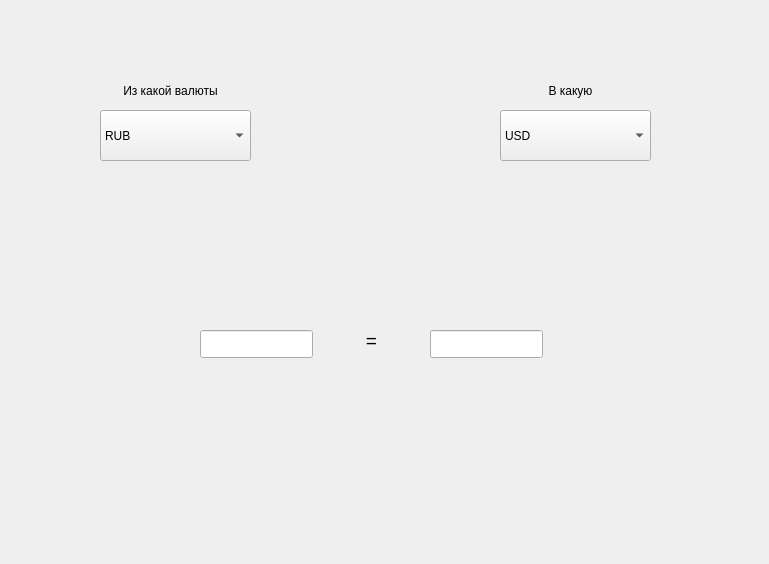
<?xml version="1.0" encoding="UTF-8"?>
<ui version="4.0">
 <class>CurrencyConvert</class>
 <widget class="QWidget" name="CurrencyConvert">
  <property name="geometry">
   <rect>
    <x>0</x>
    <y>0</y>
    <width>769</width>
    <height>564</height>
   </rect>
  </property>
  <property name="windowTitle">
   <string>Currency converter</string>
  </property>
  <widget class="QComboBox" name="FromCurrencyComboBox">
   <property name="geometry">
    <rect>
     <x>100</x>
     <y>110</y>
     <width>151</width>
     <height>51</height>
    </rect>
   </property>
   <item>
    <property name="text">
     <string>RUB</string>
    </property>
   </item>
   <item>
    <property name="text">
     <string>USD</string>
    </property>
   </item>
   <item>
    <property name="text">
     <string>CNY</string>
    </property>
   </item>
  </widget>
  <widget class="QLabel" name="FromCurrencyLabel">
   <property name="geometry">
    <rect>
     <x>100</x>
     <y>80</y>
     <width>141</width>
     <height>21</height>
    </rect>
   </property>
   <property name="text">
    <string>Из какой валюты</string>
   </property>
   <property name="alignment">
    <set>Qt::AlignmentFlag::AlignCenter</set>
   </property>
  </widget>
  <widget class="QLabel" name="InCurrencyLabel">
   <property name="geometry">
    <rect>
     <x>500</x>
     <y>80</y>
     <width>141</width>
     <height>21</height>
    </rect>
   </property>
   <property name="text">
    <string>В какую</string>
   </property>
   <property name="alignment">
    <set>Qt::AlignmentFlag::AlignCenter</set>
   </property>
  </widget>
  <widget class="QComboBox" name="InCurrencyComboBox">
   <property name="geometry">
    <rect>
     <x>500</x>
     <y>110</y>
     <width>151</width>
     <height>51</height>
    </rect>
   </property>
   <item>
    <property name="text">
     <string>USD</string>
    </property>
   </item>
   <item>
    <property name="text">
     <string>RUB</string>
    </property>
   </item>
   <item>
    <property name="text">
     <string>CNY</string>
    </property>
   </item>
  </widget>
  <widget class="QLineEdit" name="FromCurrency">
   <property name="geometry">
    <rect>
     <x>200</x>
     <y>330</y>
     <width>113</width>
     <height>28</height>
    </rect>
   </property>
  </widget>
  <widget class="QLineEdit" name="InCurrency">
   <property name="geometry">
    <rect>
     <x>430</x>
     <y>330</y>
     <width>113</width>
     <height>28</height>
    </rect>
   </property>
   <property name="readOnly">
    <bool>true</bool>
   </property>
  </widget>
  <widget class="QLabel" name="Equally">
   <property name="geometry">
    <rect>
     <x>340</x>
     <y>330</y>
     <width>63</width>
     <height>20</height>
    </rect>
   </property>
   <property name="font">
    <font>
     <pointsize>14</pointsize>
    </font>
   </property>
   <property name="text">
    <string>=</string>
   </property>
   <property name="alignment">
    <set>Qt::AlignmentFlag::AlignCenter</set>
   </property>
  </widget>
 </widget>
 <resources/>
 <connections/>
</ui>
